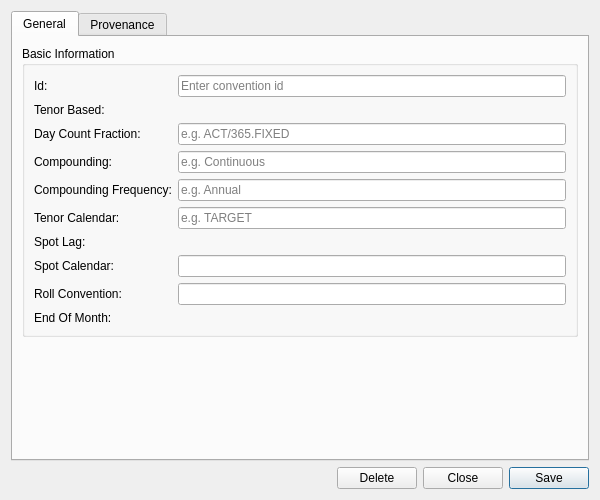
<?xml version="1.0" encoding="UTF-8"?>
<ui version="4.0">
 <class>ZeroConventionDetailDialog</class>
 <widget class="QWidget" name="ZeroConventionDetailDialog">
  <property name="geometry">
   <rect>
    <x>0</x>
    <y>0</y>
    <width>600</width>
    <height>500</height>
   </rect>
  </property>
  <property name="sizePolicy">
   <sizepolicy hsizetype="Preferred" vsizetype="Preferred">
    <horstretch>0</horstretch>
    <verstretch>0</verstretch>
   </sizepolicy>
  </property>
  <property name="minimumSize">
   <size>
    <width>600</width>
    <height>500</height>
   </size>
  </property>
  <property name="windowTitle">
   <string>Zero Convention Details</string>
  </property>
  <layout class="QVBoxLayout" name="verticalLayout">
   <item>
    <widget class="QTabWidget" name="tabWidget">
     <property name="currentIndex"><number>0</number></property>
     <widget class="QWidget" name="generalTab">
      <attribute name="title"><string>General</string></attribute>
      <layout class="QVBoxLayout" name="generalLayout">
       <item>
        <widget class="QGroupBox" name="basicInfoGroup">
         <property name="title">
          <string>Basic Information</string>
         </property>
         <layout class="QFormLayout" name="formLayout">
          <item row="0" column="0">
           <widget class="QLabel" name="labelId">
            <property name="text">
             <string>Id:</string>
            </property>
           </widget>
          </item>
          <item row="0" column="1">
           <widget class="QLineEdit" name="idEdit">
            <property name="placeholderText">
             <string>Enter convention id</string>
            </property>
           </widget>
          </item>
          <item row="1" column="0">
           <widget class="QLabel" name="labelTenorBased">
            <property name="text">
             <string>Tenor Based:</string>
            </property>
           </widget>
          </item>
          <item row="1" column="1">
          </item>
          <item row="2" column="0">
           <widget class="QLabel" name="labelDayCountFraction">
            <property name="text">
             <string>Day Count Fraction:</string>
            </property>
           </widget>
          </item>
          <item row="2" column="1">
           <widget class="QLineEdit" name="dayCountFractionEdit">
            <property name="placeholderText">
             <string>e.g. ACT/365.FIXED</string>
            </property>
           </widget>
          </item>
          <item row="3" column="0">
           <widget class="QLabel" name="labelCompounding">
            <property name="text">
             <string>Compounding:</string>
            </property>
           </widget>
          </item>
          <item row="3" column="1">
           <widget class="QLineEdit" name="compoundingEdit">
            <property name="placeholderText">
             <string>e.g. Continuous</string>
            </property>
           </widget>
          </item>
          <item row="4" column="0">
           <widget class="QLabel" name="labelCompoundingFrequency">
            <property name="text">
             <string>Compounding Frequency:</string>
            </property>
           </widget>
          </item>
          <item row="4" column="1">
           <widget class="QLineEdit" name="compoundingFrequencyEdit">
            <property name="placeholderText">
             <string>e.g. Annual</string>
            </property>
           </widget>
          </item>
          <item row="5" column="0">
           <widget class="QLabel" name="labelTenorCalendar">
            <property name="text">
             <string>Tenor Calendar:</string>
            </property>
           </widget>
          </item>
          <item row="5" column="1">
           <widget class="QLineEdit" name="tenorCalendarEdit">
            <property name="placeholderText">
             <string>e.g. TARGET</string>
            </property>
           </widget>
          </item>
          <item row="6" column="0">
           <widget class="QLabel" name="labelSpotLag">
            <property name="text">
             <string>Spot Lag:</string>
            </property>
           </widget>
          </item>
          <item row="6" column="1">
          </item>
          <item row="7" column="0">
           <widget class="QLabel" name="labelSpotCalendar">
            <property name="text">
             <string>Spot Calendar:</string>
            </property>
           </widget>
          </item>
          <item row="7" column="1">
           <widget class="QLineEdit" name="spotCalendarEdit">
            <property name="placeholderText">
             <string></string>
            </property>
           </widget>
          </item>
          <item row="8" column="0">
           <widget class="QLabel" name="labelRollConvention">
            <property name="text">
             <string>Roll Convention:</string>
            </property>
           </widget>
          </item>
          <item row="8" column="1">
           <widget class="QLineEdit" name="rollConventionEdit">
            <property name="placeholderText">
             <string></string>
            </property>
           </widget>
          </item>
          <item row="9" column="0">
           <widget class="QLabel" name="labelEndOfMonth">
            <property name="text">
             <string>End Of Month:</string>
            </property>
           </widget>
          </item>
          <item row="9" column="1">
          </item>
         </layout>
        </widget>
       </item>
       <item>
        <spacer name="verticalSpacer">
         <property name="orientation">
          <enum>Qt::Vertical</enum>
         </property>
         <property name="sizeHint" stdset="0">
          <size>
           <width>20</width>
           <height>40</height>
          </size>
         </property>
        </spacer>
       </item>
      </layout>
     </widget>
     <widget class="QWidget" name="provenanceTab">
      <attribute name="title"><string>Provenance</string></attribute>
      <layout class="QVBoxLayout" name="provenanceTabLayout">
       <item>
        <widget class="ores::qt::ProvenanceWidget" name="provenanceWidget" native="true"/>
       </item>
      </layout>
     </widget>
    </widget>
   </item>
   <item>
    <layout class="QHBoxLayout" name="buttonLayout">
     <item>
      <spacer name="horizontalSpacer">
       <property name="orientation">
        <enum>Qt::Horizontal</enum>
       </property>
       <property name="sizeHint" stdset="0">
        <size>
         <width>40</width>
         <height>20</height>
        </size>
       </property>
      </spacer>
     </item>
     <item>
      <widget class="QPushButton" name="deleteButton">
       <property name="text">
        <string>Delete</string>
       </property>
      </widget>
     </item>
     <item>
      <widget class="QPushButton" name="closeButton">
       <property name="text">
        <string>Close</string>
       </property>
      </widget>
     </item>
     <item>
      <widget class="QPushButton" name="saveButton">
       <property name="text">
        <string>Save</string>
       </property>
       <property name="default">
        <bool>true</bool>
       </property>
      </widget>
     </item>
    </layout>
   </item>
  </layout>
 </widget>
 <customwidgets>
  <customwidget>
   <class>ores::qt::ProvenanceWidget</class>
   <extends>QWidget</extends>
   <header>ores.qt/ProvenanceWidget.hpp</header>
  </customwidget>
 </customwidgets>
 <resources/>
 <connections/>
</ui>
